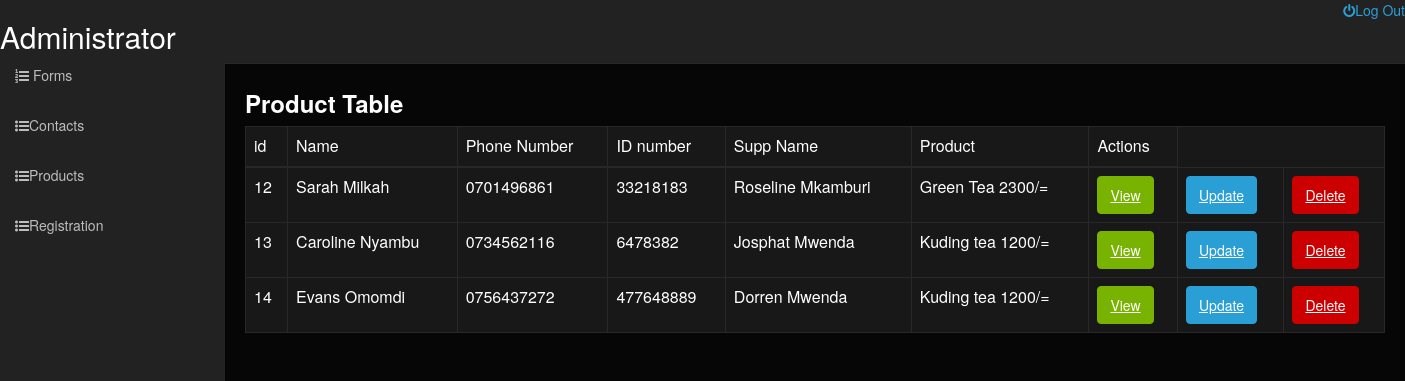
Screenshot of /admin/product_records.php with the database file from the repository.
### tables this page shows
CREATE TABLE `product` (
  `id` int(11) NOT NULL,
  `name` varchar(100) NOT NULL,
  `phonenumber` varchar(100) NOT NULL,
  `idno` varchar(100) NOT NULL,
  `suppname` varchar(100) NOT NULL,
  `product` varchar(100) NOT NULL
);

### admin/product_records.php (the view, shortened to what this page needs)
<?php
include('process_login.php');
?>
<html>
<head>
<link rel="stylesheet" href="bootstrap/css/bootstrap.css"/>
    <link rel="stylesheet" type="text/css" href="bootstrap/css/bootstrap.min.css" />
    <link rel="stylesheet" type="text/css" href="font-awesome/css/font-awesome.min.css" />
    <link rel="stylesheet" type="text/css" href="css/local.css" />
</head>
<body>
	<div id="wrapper">
	<nav class="navbar navbar-inverse navbar-fixed-top" role="navigation">
            <div class="navbar-header">
				<strong><h2>Administrator</h2></strong>
            </div>
            <div class="collapse navbar-collapse navbar-ex1-collapse">
                <ul class="nav navbar-nav side-nav">
                    <li><a href="forms.html"><i class="fa fa-list-ol"></i> Forms</a></li>
                    <li><a href="records.php"><i class="fa fa-list-ul"></i>Contacts</a></li>
                    <li><a href="product_records.php"><i class="fa fa-list-ul"></i>Products</a></li>
                    <li><a href="register_records.php"><i class="fa fa-list-ul"></i>Registration</a></li>
                </ul>
                <ul class="nav navbar-nav navbar-right navbar-user">
                        <a href="logout.php"><i class="fa fa-power-off"></i>Log Out</a>
                </ul>
            </div>
        </nav>
	    <div class="container">
				<div class="table-responsive">
					<h3><strong>Product Table</strong></h3>
					<table class="table table-bordered">
						<thead>
							<tr>
								<td>id</td>
								<td>Name</td>
								<td>Phone Number</td>
								<td>ID number</td>
								<td>Supp Name</td>
								<td>Product</td>
								<td>Actions</td>
							</tr>
						</thead>
						<tbody>
							<?php
								$select="SELECT * FROM product";
								$select_query=mysqli_query($conn,$select);
								while($row=mysqli_fetch_array($select_query)){
							?>
							<tr>
								<td><?php echo $row['id']?></td>
								<td><?php echo $row['name']?></td>
								<td><?php echo $row['phonenumber']?></td>
								<td><?php echo $row['idno']?></td>
								<td><?php echo $row['suppname']?></td>
								<td><?php echo $row['product']?></td>
								<?php echo "<td> <a href='view-product.php?id=".$row['id']."' class='btn btn-success'>View</a></td>"?>
								<?php echo "<td> <a href='update-product.php?id=".$row['id']."' class='btn btn-primary'>Update</a></td>"?>
								<?php echo "<td> <a href='delete-product.php?id=".$row['id']."' class='btn btn-danger'>Delete</a></td>"?>
							</tr>
							<?php
							}
							?>
						</tbody>
					</table>
				</div>
	    </div>
	</div>
</body>
</html>

### rows the page displays
product: id "12", name "Sarah Milkah", phonenumber "0701496861", idno "33218183", suppname "Roseline Mkamburi", product "Green Tea 2300/="
product: id "13", name "Caroline Nyambu", phonenumber "0734562116", idno "6478382", suppname "Josphat Mwenda", product "Kuding tea 1200/="
product: id "14", name "Evans Omomdi", phonenumber "0756437272", idno "477648889", suppname "Dorren Mwenda", product "Kuding tea 1200/="
